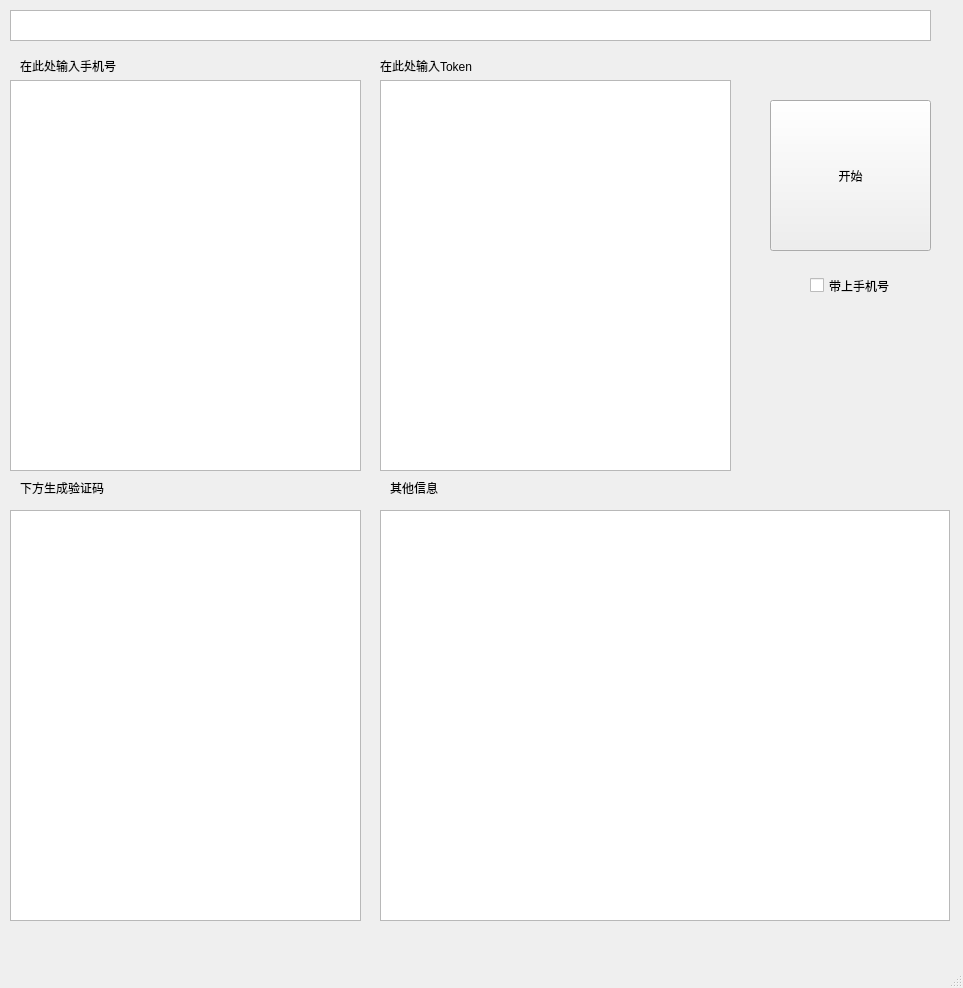
<?xml version="1.0" encoding="UTF-8"?>
<ui version="4.0">
 <class>MainWindow</class>
 <widget class="QMainWindow" name="MainWindow">
  <property name="enabled">
   <bool>true</bool>
  </property>
  <property name="geometry">
   <rect>
    <x>0</x>
    <y>0</y>
    <width>963</width>
    <height>988</height>
   </rect>
  </property>
  <property name="minimumSize">
   <size>
    <width>963</width>
    <height>988</height>
   </size>
  </property>
  <property name="maximumSize">
   <size>
    <width>963</width>
    <height>988</height>
   </size>
  </property>
  <property name="mouseTracking">
   <bool>false</bool>
  </property>
  <property name="acceptDrops">
   <bool>false</bool>
  </property>
  <property name="windowTitle">
   <string>获取验证码工具</string>
  </property>
  <property name="autoFillBackground">
   <bool>false</bool>
  </property>
  <property name="unifiedTitleAndToolBarOnMac">
   <bool>false</bool>
  </property>
  <widget class="QWidget" name="centralwidget">
   <widget class="QPlainTextEdit" name="ptePhoneList">
    <property name="geometry">
     <rect>
      <x>10</x>
      <y>80</y>
      <width>351</width>
      <height>391</height>
     </rect>
    </property>
   </widget>
   <widget class="QTextEdit" name="teResult">
    <property name="geometry">
     <rect>
      <x>10</x>
      <y>510</y>
      <width>351</width>
      <height>411</height>
     </rect>
    </property>
    <property name="readOnly">
     <bool>true</bool>
    </property>
   </widget>
   <widget class="QPlainTextEdit" name="pteTokenList">
    <property name="geometry">
     <rect>
      <x>380</x>
      <y>80</y>
      <width>351</width>
      <height>391</height>
     </rect>
    </property>
   </widget>
   <widget class="QLabel" name="label">
    <property name="geometry">
     <rect>
      <x>20</x>
      <y>50</y>
      <width>241</width>
      <height>31</height>
     </rect>
    </property>
    <property name="text">
     <string>在此处输入手机号</string>
    </property>
   </widget>
   <widget class="QLabel" name="label_2">
    <property name="geometry">
     <rect>
      <x>380</x>
      <y>50</y>
      <width>241</width>
      <height>31</height>
     </rect>
    </property>
    <property name="text">
     <string>在此处输入Token</string>
    </property>
   </widget>
   <widget class="QLabel" name="label_3">
    <property name="geometry">
     <rect>
      <x>20</x>
      <y>480</y>
      <width>181</width>
      <height>16</height>
     </rect>
    </property>
    <property name="text">
     <string>下方生成验证码</string>
    </property>
   </widget>
   <widget class="QPushButton" name="pbStartGetCode">
    <property name="geometry">
     <rect>
      <x>770</x>
      <y>100</y>
      <width>161</width>
      <height>151</height>
     </rect>
    </property>
    <property name="text">
     <string>开始</string>
    </property>
   </widget>
   <widget class="QCheckBox" name="cbWithPhone">
    <property name="geometry">
     <rect>
      <x>810</x>
      <y>270</y>
      <width>101</width>
      <height>31</height>
     </rect>
    </property>
    <property name="text">
     <string>带上手机号</string>
    </property>
   </widget>
   <widget class="QTextEdit" name="teOther">
    <property name="geometry">
     <rect>
      <x>380</x>
      <y>510</y>
      <width>570</width>
      <height>411</height>
     </rect>
    </property>
    <property name="readOnly">
     <bool>true</bool>
    </property>
   </widget>
   <widget class="QLabel" name="label_4">
    <property name="geometry">
     <rect>
      <x>390</x>
      <y>480</y>
      <width>181</width>
      <height>16</height>
     </rect>
    </property>
    <property name="text">
     <string>其他信息</string>
    </property>
   </widget>
   <widget class="QTextEdit" name="te_url">
    <property name="geometry">
     <rect>
      <x>10</x>
      <y>10</y>
      <width>921</width>
      <height>31</height>
     </rect>
    </property>
   </widget>
   <zorder>teResult</zorder>
   <zorder>label</zorder>
   <zorder>ptePhoneList</zorder>
   <zorder>label_2</zorder>
   <zorder>pteTokenList</zorder>
   <zorder>label_3</zorder>
   <zorder>pbStartGetCode</zorder>
   <zorder>cbWithPhone</zorder>
   <zorder>teOther</zorder>
   <zorder>label_4</zorder>
   <zorder>te_url</zorder>
  </widget>
  <widget class="QMenuBar" name="menubar">
   <property name="geometry">
    <rect>
     <x>0</x>
     <y>0</y>
     <width>963</width>
     <height>23</height>
    </rect>
   </property>
  </widget>
  <widget class="QStatusBar" name="statusbar"/>
 </widget>
 <resources/>
 <connections/>
</ui>
